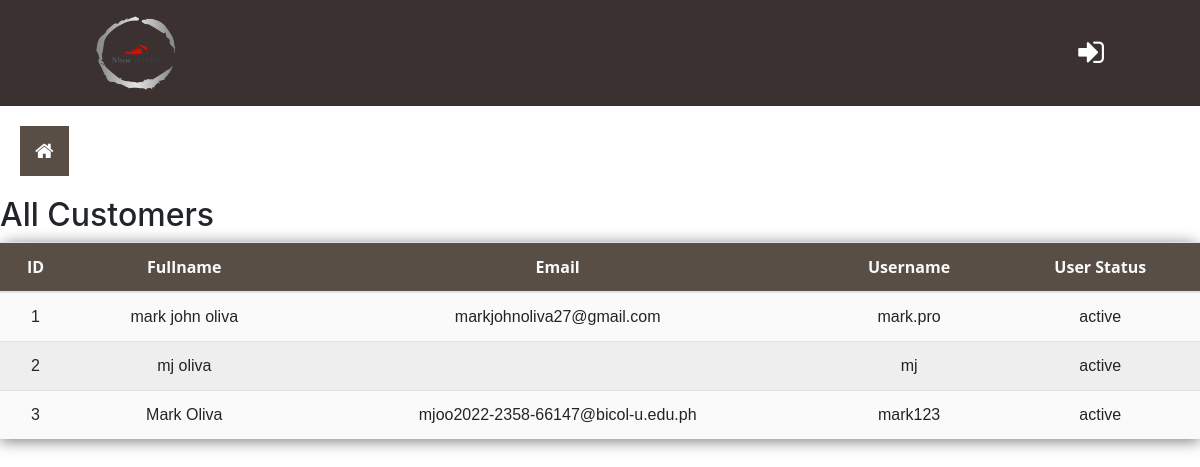
/PROJECT101/customers.php, run on the app's committed database.
### tables this page shows
CREATE TABLE `users` (
  `user_id` int(255) NOT NULL,
  `fullname` varchar(250) NOT NULL,
  `age` int(100) NOT NULL,
  `gender` varchar(100) NOT NULL,
  `email` varchar(250) NOT NULL,
  `username` varchar(250) NOT NULL,
  `password` varchar(100) NOT NULL,
  `profile_image` varchar(100) NOT NULL,
  `date` timestamp NOT NULL DEFAULT current_timestamp() ON UPDATE current_timestamp(),
  `user_type` char(1) NOT NULL DEFAULT 'u' COMMENT 'u - user\r\na - admin',
  `status` varchar(100) NOT NULL DEFAULT 'active'
);

### PROJECT101/customers.php (the view, shortened to what this page needs)
<?php
include("connection.php");
?>
<!DOCTYPE html>
<html lang="en">
<head>
  <link rel="stylesheet" href="https://cdn.jsdelivr.net/npm/bootstrap@4.0.0/dist/css/bootstrap.min.css">
  <link rel="stylesheet" href="https://cdnjs.cloudflare.com/ajax/libs/font-awesome/4.7.0/css/font-awesome.min.css">
</head>
<body>
  <?php
  require_once('include/adminheader.php');
  require_once('include/sidebar.php');
  ?>
  <div>
    <h2>All Customers</h2>
    <table class="table">
      <thead>
        <tr>
          <th class="text-center">ID</th>
          <th class="text-center">Fullname</th>
          <th class="text-center">Email</th>
          <th class="text-center">Username</th>
          <th class="text-center">User Status</th>
        </tr>
      </thead>
      <tbody>
        <?php
        $sql = "SELECT * FROM users WHERE user_type = 'u'";
        $result = $con->query($sql);
        $count = 1;
        if ($result->num_rows > 0) {
          while ($row = $result->fetch_assoc()) {
        ?>
            <tr>
              <td><?php echo $count; ?></td>
              <td><?php echo $row["fullname"]; ?></td>
              <td><?php echo $row["email"]; ?></td>
              <td><?php echo $row["username"]; ?></td>
              <td><?php echo $row["status"]; ?></td>
            </tr>
        <?php
            $count++;
          }
        }
        ?>
      </tbody>
    </table>
  </div>
</body>
</html>

### PROJECT101/customers.php (style rules this page uses)
table { width: 100%; border-collapse: collapse; border-spacing: 0; box-shadow: 0 2px 15px rgba(64, 64, 64, .7); border-radius: 12px 12px 0 0; margin-bottom: 50px; }
td, th { padding: 10px 16px; text-align: center; }
th { background-color: #584e46; color: #fafafa; font-family: 'Open Sans', Sans-serif; font-weight: bold; }
tr { width: 100%; background-color: #fafafa; font-family: 'Montserrat', sans-serif; }
tr:nth-child(even) { background-color: #eeeeee; }

### data on the page
users: fullname "mark john oliva", email "markjohnoliva27@gmail.com", username "mark.pro", status "active"
users: fullname "mj oliva", username "mj", status "active"
users: fullname "Mark Oliva", email "mjoo2022-2358-66147@bicol-u.edu.ph", username "mark123", status "active"
